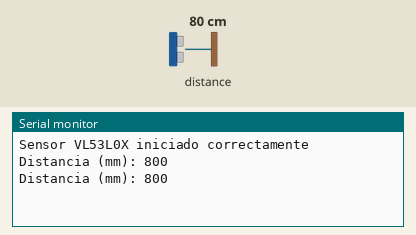
Bench run of a program on a simulated ESP32. Parts: the last lines printed to the serial monitor. The test bench sets the inputs (shaded band); at power-on: distance to the obstacle 80 cm.

Above: at 1.8 s.
1.9 s: distance to the obstacle set to 250 cm
At 2.9 s:
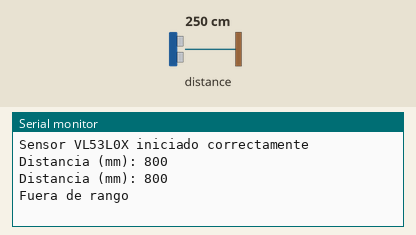
4.6 s: distance to the obstacle set to 2 cm
At 5.6 s:
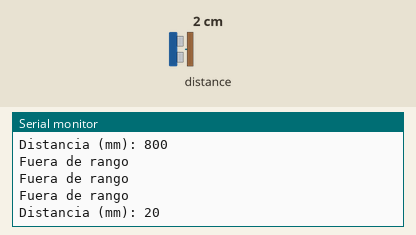

Measured:
- after the input at 1.9 s, the serial monitor: prints a new line after 0.20 s (image 1)
- after the input at 4.6 s, the serial monitor: prints a new line after 0.60 s (image 2)

The program:

main.cpp
```cpp
#include <EEPROM.h>
#include <AccelStepper.h>
#include "Adafruit_VL53L0X.h"
#include <Wire.h>


int M1_0 = 15;
int M1_1 = 2;
int M1_2 = 4;
int M1_3 = 5;

int M2_0 = 13;
int M2_1 = 12;
int M2_2 = 14;
int M2_3 = 27;

int del = 5;

Adafruit_VL53L0X lox = Adafruit_VL53L0X();


void setup() {
  Serial.begin(115200);
  Wire.begin(21, 22);  // Asegúrate de usar los pines correctos

  if (!lox.begin()) {
    Serial.println("Fallo al encontrar VL53L0X");
    while (1);
  }

  Serial.println("Sensor VL53L0X iniciado correctamente");

}

void loop() {
  VL53L0X_RangingMeasurementData_t measure;
  lox.rangingTest(&measure, false); // true = debug!

  if (measure.RangeStatus != 4) {  // 4 = fuera de rango
    Serial.print("Distancia (mm): "); Serial.println(measure.RangeMilliMeter);
  } else {
    Serial.println("Fuera de rango");
  }

  delay(1000);


  //uno
  /*
  digitalWrite(M1_0, LOW);
  digitalWrite(M1_1, LOW);
  digitalWrite(M1_2, HIGH);
  digitalWrite(M1_3, HIGH);
  delay(del);
  */


  /*MOTOR DOS PASO UNO*/
  //digitalWrite(M2_0, LOW);
  //digitalWrite(M2_1, LOW);
  //digitalWrite(M2_2, HIGH);
  //digitalWrite(M2_3, HIGH);
  //delay(del);


  //dos
  /*
  digitalWrite(M1_0, LOW);
  digitalWrite(M1_1, HIGH);
  digitalWrite(M1_2, HIGH);
  digitalWrite(M1_3, LOW);
  delay(del);
  */


  /*MOTOR DOS PASO DOS*/
  //digitalWrite(M2_0, LOW);
  //digitalWrite(M2_1, HIGH);
  //digitalWrite(M2_2, HIGH);
  //digitalWrite(M2_3, LOW);

  //delay(del);

  //tres
  /*
  digitalWrite(M1_0, HIGH);
  digitalWrite(M1_1, HIGH);
  digitalWrite(M1_2, LOW);
  digitalWrite(M1_3, LOW);
  delay(del);
  */


  /*MOTOR DOS PASO 3*/
  //digitalWrite(M2_0, HIGH);
  //digitalWrite(M2_1, HIGH);
  //digitalWrite(M2_2, LOW);
  //digitalWrite(M2_3, LOW);
  //delay(del);

  //cuarto
  /*
  digitalWrite(M1_0, HIGH);
  digitalWrite(M1_1, LOW);
  digitalWrite(M1_2, LOW);
  digitalWrite(M1_3, HIGH);
  delay(del);
  */

  /*MOTOR DOS PASO 4*/
  //digitalWrite(M2_0, HIGH);
  //digitalWrite(M2_1, LOW);
  //digitalWrite(M2_2, LOW);
  //digitalWrite(M2_3, HIGH);

  //delay(del);


}
```
